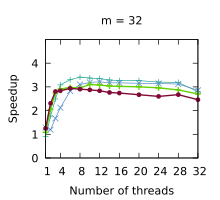

The gnuplot source for this figure:
set title "m = 32"
set terminal pdf size 2.2,2.0
set output "./results/Compactions_n___4,194,304,_m___32.pdf"
set key off
set xrange [1:32]
set xtics (1, 4, 8, 12, 16, 20, 24, 28, 32)
set xlabel "Number of threads"
set yrange [0:5]
set ytics (0, 1, 2, 3, 4)
set ylabel "Speedup"
plot './results/Compactions_n___4,194,304,_m___32.dat' using 1:2 title "Outer parallelism" pointsize 0.7 lw 1 pt 1 linecolor rgb "#24A793" with linespoints, \
  './results/Compactions_n___4,194,304,_m___32.dat' using 1:3 title "Inner parallelism" pointsize 0.7 lw 1 pt 2 linecolor rgb "#5287C6" with linespoints, \
  './results/Compactions_n___4,194,304,_m___32.dat' using 1:4 title "Multi-atomics 64 32" pointsize 0.7 lw 2 pt 1 linecolor rgb "#64D000" with linespoints, \
  './results/Compactions_n___4,194,304,_m___32.dat' using 1:5 title "WorkAssisting 32" pointsize 0.4 lw 2 pt 7 linecolor rgb "#800A35" with linespoints
